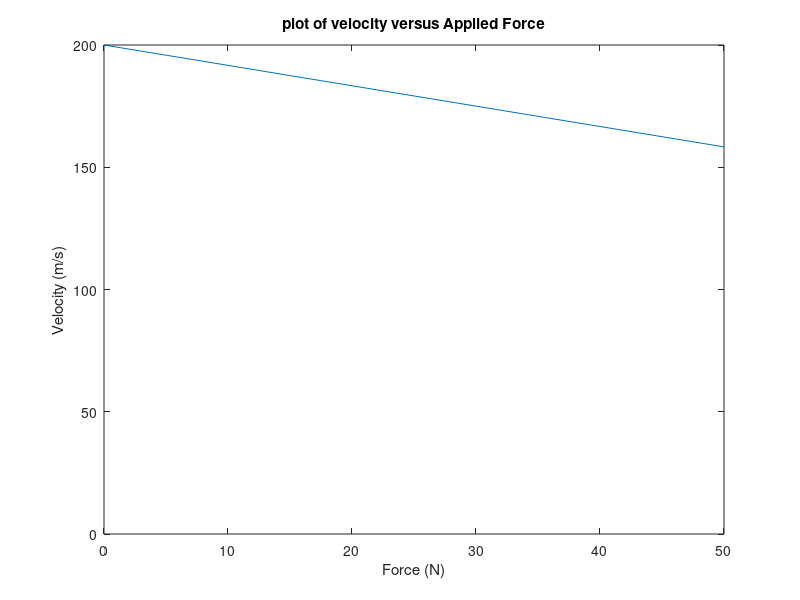

This figure's MATLAB source:
% calculate and plot the velocity of a linear motor as a function of load
VB = 120; %battery voltage (V)
r = 0.3;  %resistance (ohms)
l = 1;    %bar length (m)
B = 0.6;  %flux density (T)

% select the forces to apply to the bar
F = 0:10:50;  %force (N)

% calculate the currents flowing in the motor
i = F / (l * B);  %current (A)

% calculate the induced voltage on the bar.
eind = VB - i * r;  %induced voltage (V)

% calculate the velocities of the bar.
v_bar = eind / (l * B);  %velocity (m/s)

% plot the velocities of the bar versus force.
plot(F, v_bar);
title('plot of velocity versus Applied Force');
xlabel('Force (N)');
ylabel('Velocity (m/s)');
axis([0 50 0 200])
